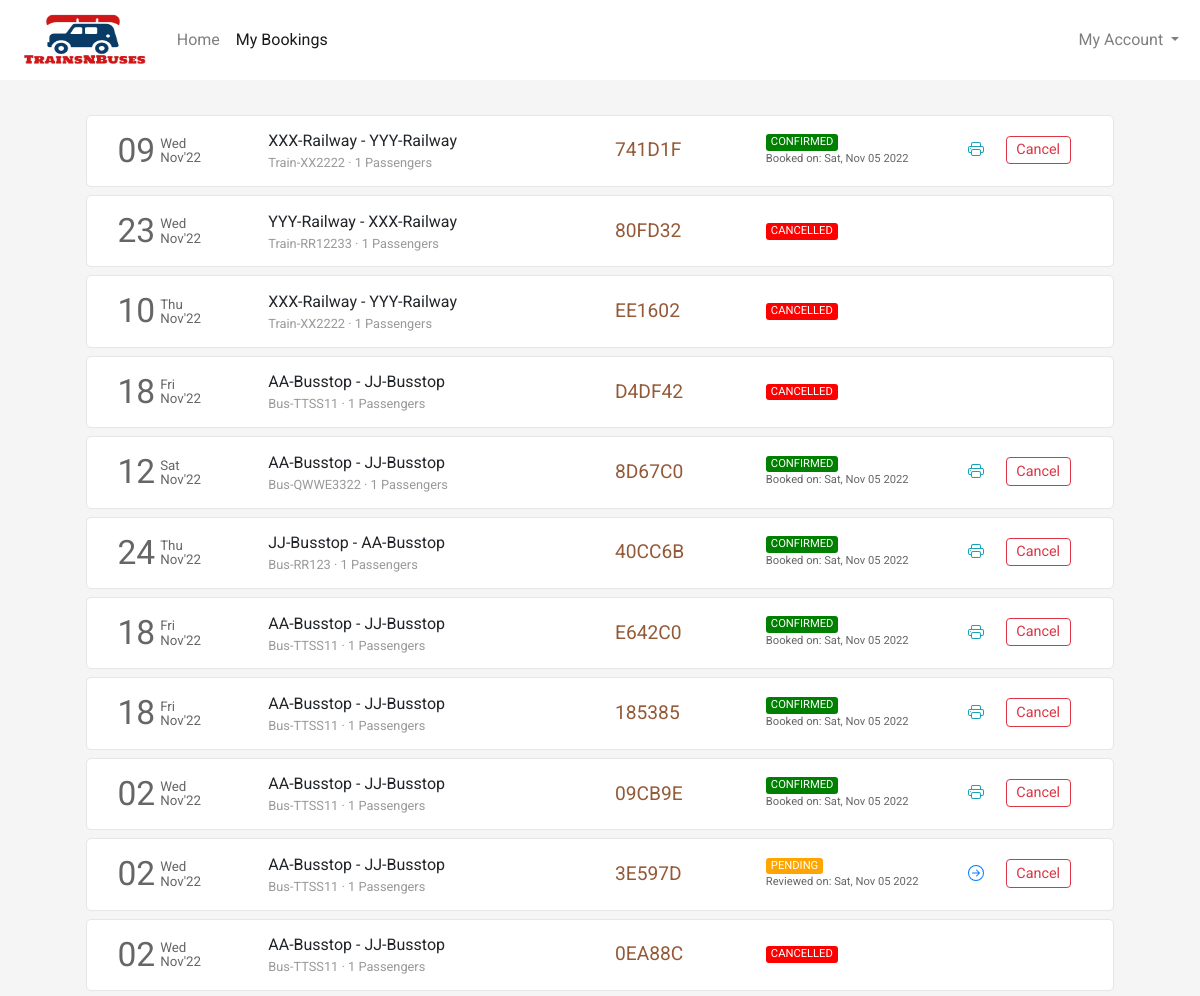
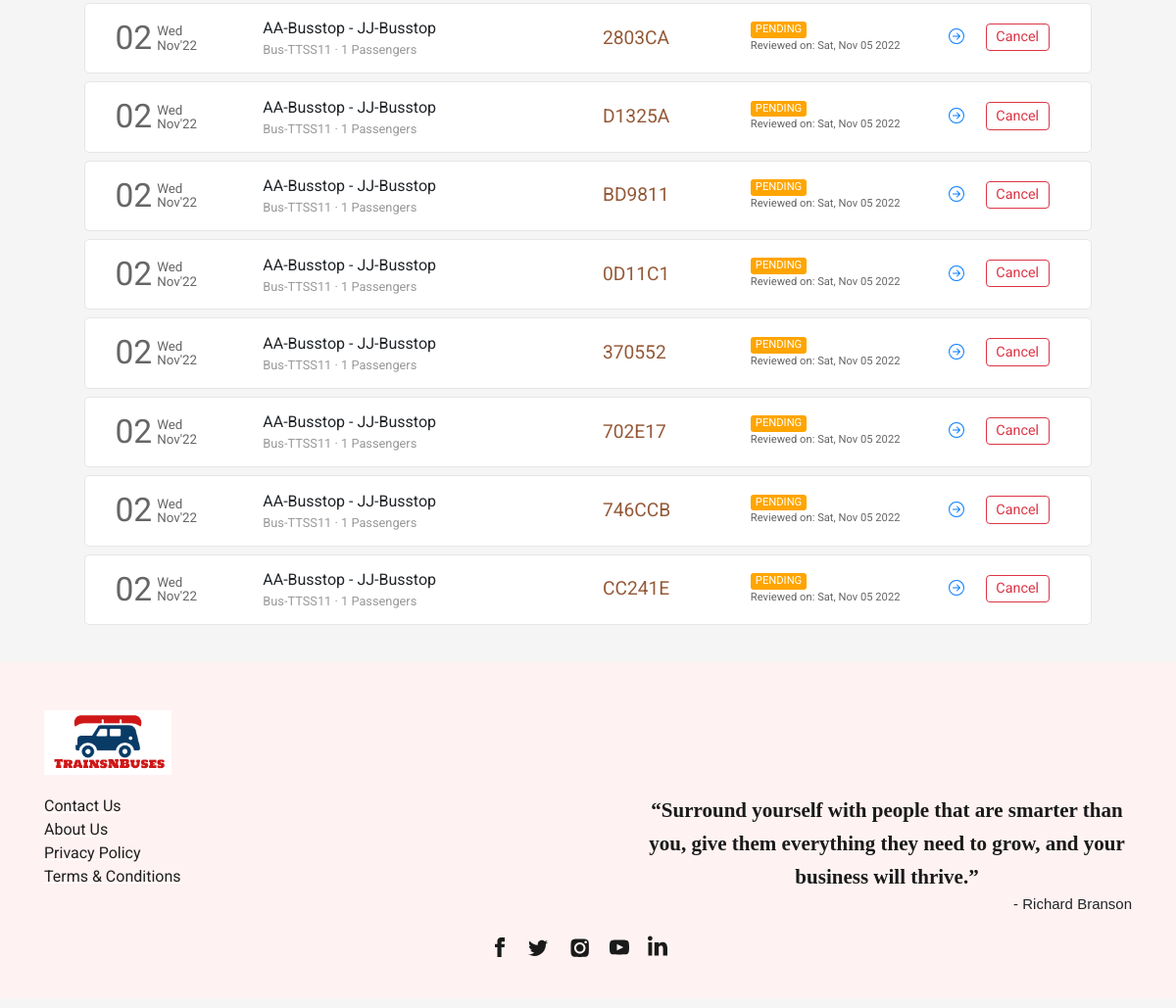
The app's page /bookings (signed in) with its own data (2 pictures, top to bottom).
### app/tickets/models.py (models this page shows, shortened)
class TrainTicket(models.Model):
    user = models.ForeignKey(User,on_delete=models.CASCADE,related_name="train_bookings", blank=True, null=True)
    ref_no = models.CharField(max_length=6, unique=True)
    passengers = models.ManyToManyField(Passenger, related_name="train_tickets")
    train = models.ForeignKey(Train, on_delete=models.CASCADE, related_name="tickets", blank=True, null=True)
    train_ddate = models.DateField(blank=True, null=True)
    train_adate = models.DateField(blank=True, null=True)
    train_fare = models.FloatField(blank=True,null=True)
    other_charges = models.FloatField(blank=True,null=True)
    coupon_used = models.CharField(max_length=15,blank=True)
    coupon_discount = models.FloatField(default=0.0)
    total_fare = models.FloatField(blank=True, null=True)
    seat_class = models.CharField(max_length=20, choices=SEAT_CLASS)
    booking_date = models.DateTimeField(default=datetime.now)
    mobile = models.CharField(max_length=20,blank=True)
    email = models.EmailField(max_length=45, blank=True)
    status = models.CharField(max_length=45, choices=TICKET_STATUS)

class Train(models.Model):
    origin = models.ForeignKey(Railway, on_delete=models.CASCADE, related_name="departures")
    destination = models.ForeignKey(Railway, on_delete=models.CASCADE, related_name="arrivals")
    depart_time = models.TimeField(auto_now=False, auto_now_add=False)
    depart_day = models.ManyToManyField(Week, related_name="trains_of_the_day")
    duration = models.DurationField(null=True)
    arrival_time = models.TimeField(auto_now=False, auto_now_add=False)
    train = models.CharField(max_length=24)
    economy_fare = models.FloatField(null=True)
    business_fare = models.FloatField(null=True)
    first_fare = models.FloatField(null=True)

class Railway(models.Model):
    city = models.CharField(max_length=64)
    railway = models.CharField(max_length=64)
    code = models.CharField(max_length=3)
    country = models.CharField(max_length=64)

class BusTicket(models.Model):
    user = models.ForeignKey(User,on_delete=models.CASCADE,related_name="bus_bookings", blank=True, null=True)
    ref_no = models.CharField(max_length=6, unique=True)
    passengers = models.ManyToManyField(Passenger, related_name="bus_tickets")
    bus = models.ForeignKey(Bus, on_delete=models.CASCADE, related_name="tickets", blank=True, null=True)
    bus_ddate = models.DateField(blank=True, null=True)
    bus_adate = models.DateField(blank=True, null=True)
    bus_fare = models.FloatField(blank=True,null=True)
    other_charges = models.FloatField(blank=True,null=True)
    coupon_used = models.CharField(max_length=15,blank=True)
    coupon_discount = models.FloatField(default=0.0)
    total_fare = models.FloatField(blank=True, null=True)
    seat_class = models.CharField(max_length=20, choices=SEAT_CLASS)
    booking_date = models.DateTimeField(default=datetime.now)
    mobile = models.CharField(max_length=20,blank=True)
    email = models.EmailField(max_length=45, blank=True)
    status = models.CharField(max_length=45, choices=TICKET_STATUS)

class Bus(models.Model):
    origin = models.ForeignKey(Busstop, on_delete=models.CASCADE, related_name="departures")
    destination = models.ForeignKey(Busstop, on_delete=models.CASCADE, related_name="arrivals")
    depart_time = models.TimeField(auto_now=False, auto_now_add=False)
    depart_day = models.ManyToManyField(Week, related_name="buses_of_the_day")
    duration = models.DurationField(null=True)
    arrival_time = models.TimeField(auto_now=False, auto_now_add=False)
    bus = models.CharField(max_length=24)
    economy_fare = models.FloatField(null=True)
    business_fare = models.FloatField(null=True)
    first_fare = models.FloatField(null=True)

class Busstop(models.Model):
    city = models.CharField(max_length=64)
    busstop = models.CharField(max_length=64)
    code = models.CharField(max_length=3)
    country = models.CharField(max_length=64)

### app/tickets/views.py (the view)
# urls.py: path('bookings', views.bookings, name="bookings"),
def bookings(request):
    if request.user.is_authenticated:
        tickets1 = TrainTicket.objects.filter(user=request.user).order_by('-booking_date')
        tickets2 = BusTicket.objects.filter(user=request.user).order_by('-booking_date')
        tickets = list(chain(tickets1, tickets2))
        return render(request, 'travel/bookings.html', {
            'page': 'bookings',
            'tickets': tickets
        })
    else:
        return HttpResponseRedirect(reverse('login'))

### app/tickets/templates/travel/bookings.html (shortened to what this page needs)
{% extends 'travel/layout.html' %}
{% load static %}
{% block head %}
    <link rel="stylesheet" href="{% static 'css/bookings_style.css' %}">
{% endblock head %}
{% block body %}
    <section class="section section1">
        <div class="container">
            {% if tickets %}
                {% for ticket in tickets %}
                    <div class="row each-booking-div" id="{{ticket.ref_no}}">
                        <div class="col-2" style="display: flex;">
                            <div style="display: flex; color: #666666; margin-top: auto;">
                                <div>
                                    <span style="font-size: 2.1em;">{% firstof ticket.train_ddate|date:"d" ticket.bus_ddate|date:"d" %}</span>
                                </div>
                                <div style="font-size: smaller; display: flex; margin: auto 0; padding-left: 5px; line-height: 1em;">
                                    <div style="margin: auto;">
                                        <div style="margin-bottom: 1px;">{% firstof ticket.train_ddate|date:"D" ticket.bus_ddate|date:"D" %}</div>
                                        <div style="margin-top: 1px;">{% firstof ticket.train_ddate|date:"M'y" ticket.bus_ddate|date:"M'y" %}</div>
                                    </div>
                                </div>
                            </div>
                        </div>
                        <div class="col-4 middle-div">
                            <div style="width:100%">
                                <div class="row places-div" style=" display: flex;">
                                    <div style="max-width: 45%;">{% firstof ticket.train.origin.railway ticket.bus.origin.busstop %}</div>
                                    <div>&nbsp;-&nbsp;</div>
                                    <div style="max-width: 45%;">{% firstof ticket.train.destination.railway ticket.bus.destination.busstop %}</div>
                                </div>
                                <div class="row places-div" style="font-size: .8em; color: #999999; ">
                                    <div style="max-width: 100%;">{% firstof ticket.train.train ticket.bus.bus %} &middot; {{ticket.passengers.count}} Passengers</div>
                                </div>
                            </div>
                        </div>
                        <div class="col-2 middle-div">
                            <div style="font-size: 1.2em; color: #945937;">{{ticket.ref_no}}</div>
                        </div>
                        <div class="col-2 middle-div">
                            <div>
                                <div class="row status-div">
                                    {% if ticket.status == 'CONFIRMED' %}
                                        <div class="green">{{ticket.status}}</div>
                                    {% endif %}
                                    {% if ticket.status == 'PENDING' %}
                                        <div class="orange">{{ticket.status}}</div>
                                    {% endif %}
                                    {% if ticket.status == 'CANCELLED' %}
                                        <div class="red">{{ticket.status}}</div>
                                    {% endif %}
                                </div>
                                <div class="row booking-date-div" style="font-size: .7em; color: #666;">
                                    {% if ticket.status == 'CONFIRMED' %}
                                        Booked on: {{ticket.booking_date | date:"D, M d Y"}}
                                    {% endif %}
                                    {% if ticket.status == 'PENDING' %}
                                        Reviewed on: {{ticket.booking_date | date:"D, M d Y"}}
                                    {% endif %}
                                </div>
                            </div>
                        </div>
                        <div class="col-2 last-div">
                            <div>
                                <div class="ticket-action-div">
                                    {% if ticket.status == 'CONFIRMED' %}
                                        <form action="{% url 'getticket' %}" method="get" target="_blank">
                                            <button type="submit" class="btn btn-outline-info btnp pbtn">
                                            </button>
                                        </form>
                                        <button class="btn btn-outline-danger btnp cbtn"  data-ref="{{ticket.ref_no}}" onclick="popup(this)">Cancel</button>
                                    {% endif %}
                                    {% if ticket.status == 'PENDING' %}
                                        <form action="{% url 'resumebooking' %}" method="POST">
                                            <button type="submit" class="btn btn-outline-primary btnp rbtn">
                                            </button>
                                        </form>
                                        <button type="button" class="btn btn-outline-danger btnp cbtn" data-ref="{{ticket.ref_no}}" onclick="popup(this)">Cancel</button>
                                    {% endif %}
                                </div>
                            </div>
                        </div>
                    </div>
                {% endfor %}
            {% endif %}
        </div>
    </section>
{% endblock %}

### app/tickets/templates/travel/layout.html (shortened to what this page needs)
{% load static %}
<!DOCTYPE html>
<html lang="en">
<head>
  <link rel="stylesheet" href="https://stackpath.bootstrapcdn.com/bootstrap/4.4.1/css/bootstrap.min.css">
  <link rel="stylesheet" href="https://use.typekit.net/cav5lva.css">
  <link rel="stylesheet" href="{% static 'css/layout_style.css' %}">
  {% block head %}
  {% endblock %}
</head>
<body>
  <div class="container-fluid">
    <nav class="navbar navbar-expand-lg navbar-light">
      <a class="navbar-brand" href="{% url 'index' %}">
          <img src="{% static 'img/icon_logo.png' %}" height="60" width="140" alt="">
      </a>
      <div class="collapse navbar-collapse" id="navbarSupportedContent">
        <ul class="navbar-nav mr-auto">
          <li class="nav-item {% if not page %}active{% endif %}">
            <a class="nav-link" href="{% url 'index' %}">Home</a>
          </li>
          <li class="nav-item {% if page == 'bookings' %}active{% endif %}">
            <a class="nav-link" href="{% url 'bookings' %}">My Bookings</a>
          </li>
        </ul>
        <ul class="navbar-nav">
          {% if not user.is_authenticated %}
            <li class="nav-item">
              <button class="btn btn-outline-danger" style="border-radius: 25rem;" onclick="window.location.href = '/login';">
                <svg width="1.1em" height="1.1em" viewBox="0 1.5 16 16" class="bi bi-person-fill" fill="currentColor" xmlns="http://www.w3.org/2000/svg">
                  <path fill-rule="evenodd" d="M3 14s-1 0-1-1 1-4 6-4 6 3 6 4-1 1-1 1H3zm5-6a3 3 0 1 0 0-6 3 3 0 0 0 0 6z"/>
                </svg>
                Login
              </button>
            </li>
          {% else %}
            <li class="nav-item dropdown my-account">
              <a class="nav-link dropdown-toggle" href="#" id="navbarDropdown" role="button" data-toggle="dropdown" aria-haspopup="true" aria-expanded="false">
                My Account
              </a>
            </li>
          {% endif %}
        </ul>
      </div>
    </nav>
    <main>
      {% block body %}{% endblock %}
    </main>
    <footer>
      <div class="container">
        <div>
          <div class="logo-container">
            <img src="{% static 'img/icon_logo.png' %}">
          </div>
          <div class="footer-content">
            <div class="links-container">
              <div>
                <ul class="link-list">
                  <li class="list-item"><a class="footer-links" href="{% url 'contact' %}">Contact Us</a></li>
                  <li class="list-item"><a class="footer-links" href="{% url 'aboutus' %}">About Us</a></li>
                  <li class="list-item"><a class="footer-links" href="{% url 'privacypolicy' %}">Privacy Policy</a></li>
                  <li class="list-item"><a class="footer-links" href="{% url 'termsandconditions' %}">Terms &amp; Conditions</a></li>
                </ul>
              </div>
            </div>
            <div class="quote-container">
              <div class="quote">“Surround yourself with people that are smarter than you, give them everything they need to grow, and your business will thrive.”</div>
              <div class="quote-by">- Richard Branson</div>
            </div>
          </div>
          <div class="social-links">
            <div class="social-icons">
              <a href="#" class="social-icon">
              </a>
              <a href="#" class="social-icon">
              </a>
              <a href="#" class="social-icon">
              </a>
              <a href="#" class="social-icon">
              </a>
              <a href="#" class="social-icon">
              </a>
            </div>
          </div>
        </div>
      </div>
    </footer>
  </div>
</body>
</html>

### app/tickets/static/css/layout_style.css (style rules this page uses)
body { margin: 0px; padding: 0px; font-family: "Rubik", sans-serif; font-weight: normal; font-style: normal; min-width: 250px; }
.container-fluid { padding-left: 0px; padding-right: 0px; }
.navbar { padding: .3rem 0.8rem; background-color: #fff; transition-duration: .2s; }
.section { background-size: cover; background-position: center; background-repeat: no-repeat; padding: 30px 50px; min-height: 100vh; }
footer { background-color: rgb(255,242,242); margin-top: 0px; padding-top: 1px; }
footer .container > div { font-family: Barlow, sans-serif; margin: 48px 0px 10px; flex-shrink: 0; max-width: 100%; overflow: hidden; }
.footer-content { padding-top: 20px; display: flex; -webkit-box-pack: justify; justify-content: space-between; }
.links-container { text-align: left; flex-direction: row; display: flex; }
.quote-container { text-align: right; }
.logo-container img { width: 130px; }
.links-container > div { flex: 1 0 0px; }
.links-container > div ul { padding-inline-start: 0px; margin-block-start: 0px; margin-block-end: 0px; list-style-type: none; margin-right: 50px; }
.footer-links { white-space: nowrap; color: rgb(31, 31, 31); text-decoration: underline solid rgb(255, 255, 255); transition: all 0.1s ease 0s; }
.quote-container .quote { font-family: utopia-std, serif; text-align: center; color: rgb(26, 26, 26); max-width: 500px; margin: auto; font-size: 21px; font-weight: 600; line-height: 1.6; }
.quote-container .quote-by { font-family: sans-serif; font-size: 15px; }
.social-icons { list-style-type: none; display: flex; margin: 0px auto; padding: 20px 0px; width: 100%; max-width: 200px; justify-content: space-evenly; }
.social-icons a { height: 44px; width: 44px; }

### app/tickets/static/css/bookings_style.css (style rules this page uses)
* { font-family: 'Roboto', sans-serif; }
body { background-color: #f5f5f5; word-wrap: break-word; }
.container { cursor: pointer; }
.each-booking-div { width: 96%; margin: 5px auto 8px auto; transition-duration: .4s; padding: 10px 15px; background-color: #fff; border: 1px solid #e6e6e6; border-radius: 5px; }
.btnp { padding: .15rem .6rem; font-size: .9em; margin-top: 3px; margin-bottom: 5px; }
.each-booking-div > div { display: flex; overflow: auto; }
.each-booking-div > div > div { margin-top: auto; margin-bottom: auto; width: 100%; }
.green, .red, .orange { border-radius: 3px; color: white; padding-left: 5px; padding-right: 5px; font-size: .7em; }
.green { background-color: green; }
.red { background-color: red; }
.orange { background-color: orange; }
.ticket-action-div { display: flex; justify-content: space-evenly; }
.pbtn, .rbtn { border: 0; }

### records on screen
TrainTicket: train_ddate "09", train_ddate "Wed", train_ddate "Nov'22", train.railway "XXX-Railway", train.railway "YYY-Railway", train.train "Train-XX2222", passengers.count "1", ref_no "741D1F", status "CONFIRMED", booking_date "Sat, Nov 05 2022"
TrainTicket: train_ddate "23", train_ddate "Wed", train_ddate "Nov'22", train.railway "YYY-Railway", train.railway "XXX-Railway", train.train "Train-RR12233", passengers.count "1", ref_no "80FD32", status "CANCELLED"
TrainTicket: train_ddate "10", train_ddate "Thu", train_ddate "Nov'22", train.railway "XXX-Railway", train.railway "YYY-Railway", train.train "Train-XX2222", passengers.count "1", ref_no "EE1602", status "CANCELLED"
BusTicket: bus_ddate "18", bus_ddate "Fri", bus_ddate "Nov'22", bus.busstop "AA-Busstop", bus.busstop "JJ-Busstop", bus.bus "Bus-TTSS11", passengers.count "1", ref_no "D4DF42", status "CANCELLED"
BusTicket: bus_ddate "12", bus_ddate "Sat", bus_ddate "Nov'22", bus.busstop "AA-Busstop", bus.busstop "JJ-Busstop", bus.bus "Bus-QWWE3322", passengers.count "1", ref_no "8D67C0", status "CONFIRMED", booking_date "Sat, Nov 05 2022"
BusTicket: bus_ddate "24", bus_ddate "Thu", bus_ddate "Nov'22", bus.busstop "JJ-Busstop", bus.busstop "AA-Busstop", bus.bus "Bus-RR123", passengers.count "1", ref_no "40CC6B", status "CONFIRMED", booking_date "Sat, Nov 05 2022"
BusTicket: bus_ddate "18", bus_ddate "Fri", bus_ddate "Nov'22", bus.busstop "AA-Busstop", bus.busstop "JJ-Busstop", bus.bus "Bus-TTSS11", passengers.count "1", ref_no "E642C0", status "CONFIRMED", booking_date "Sat, Nov 05 2022"
BusTicket: bus_ddate "18", bus_ddate "Fri", bus_ddate "Nov'22", bus.busstop "AA-Busstop", bus.busstop "JJ-Busstop", bus.bus "Bus-TTSS11", passengers.count "1", ref_no "185385", status "CONFIRMED", booking_date "Sat, Nov 05 2022"
BusTicket: bus_ddate "02", bus_ddate "Wed", bus_ddate "Nov'22", bus.busstop "AA-Busstop", bus.busstop "JJ-Busstop", bus.bus "Bus-TTSS11", passengers.count "1", ref_no "09CB9E", status "CONFIRMED", booking_date "Sat, Nov 05 2022"
BusTicket: bus_ddate "02", bus_ddate "Wed", bus_ddate "Nov'22", bus.busstop "AA-Busstop", bus.busstop "JJ-Busstop", bus.bus "Bus-TTSS11", passengers.count "1", ref_no "3E597D", status "PENDING", booking_date "Sat, Nov 05 2022"
BusTicket: bus_ddate "02", bus_ddate "Wed", bus_ddate "Nov'22", bus.busstop "AA-Busstop", bus.busstop "JJ-Busstop", bus.bus "Bus-TTSS11", passengers.count "1", ref_no "0EA88C", status "CANCELLED"
BusTicket: bus_ddate "02", bus_ddate "Wed", bus_ddate "Nov'22", bus.busstop "AA-Busstop", bus.busstop "JJ-Busstop", bus.bus "Bus-TTSS11", passengers.count "1", ref_no "2803CA", status "PENDING", booking_date "Sat, Nov 05 2022"
BusTicket: bus_ddate "02", bus_ddate "Wed", bus_ddate "Nov'22", bus.busstop "AA-Busstop", bus.busstop "JJ-Busstop", bus.bus "Bus-TTSS11", passengers.count "1", ref_no "D1325A", status "PENDING", booking_date "Sat, Nov 05 2022"
BusTicket: bus_ddate "02", bus_ddate "Wed", bus_ddate "Nov'22", bus.busstop "AA-Busstop", bus.busstop "JJ-Busstop", bus.bus "Bus-TTSS11", passengers.count "1", ref_no "BD9811", status "PENDING", booking_date "Sat, Nov 05 2022"
BusTicket: bus_ddate "02", bus_ddate "Wed", bus_ddate "Nov'22", bus.busstop "AA-Busstop", bus.busstop "JJ-Busstop", bus.bus "Bus-TTSS11", passengers.count "1", ref_no "0D11C1", status "PENDING", booking_date "Sat, Nov 05 2022"
BusTicket: bus_ddate "02", bus_ddate "Wed", bus_ddate "Nov'22", bus.busstop "AA-Busstop", bus.busstop "JJ-Busstop", bus.bus "Bus-TTSS11", passengers.count "1", ref_no "370552", status "PENDING", booking_date "Sat, Nov 05 2022"
BusTicket: bus_ddate "02", bus_ddate "Wed", bus_ddate "Nov'22", bus.busstop "AA-Busstop", bus.busstop "JJ-Busstop", bus.bus "Bus-TTSS11", passengers.count "1", ref_no "702E17", status "PENDING", booking_date "Sat, Nov 05 2022"
BusTicket: bus_ddate "02", bus_ddate "Wed", bus_ddate "Nov'22", bus.busstop "AA-Busstop", bus.busstop "JJ-Busstop", bus.bus "Bus-TTSS11", passengers.count "1", ref_no "746CCB", status "PENDING", booking_date "Sat, Nov 05 2022"
BusTicket: bus_ddate "02", bus_ddate "Wed", bus_ddate "Nov'22", bus.busstop "AA-Busstop", bus.busstop "JJ-Busstop", bus.bus "Bus-TTSS11", passengers.count "1", ref_no "CC241E", status "PENDING", booking_date "Sat, Nov 05 2022"
